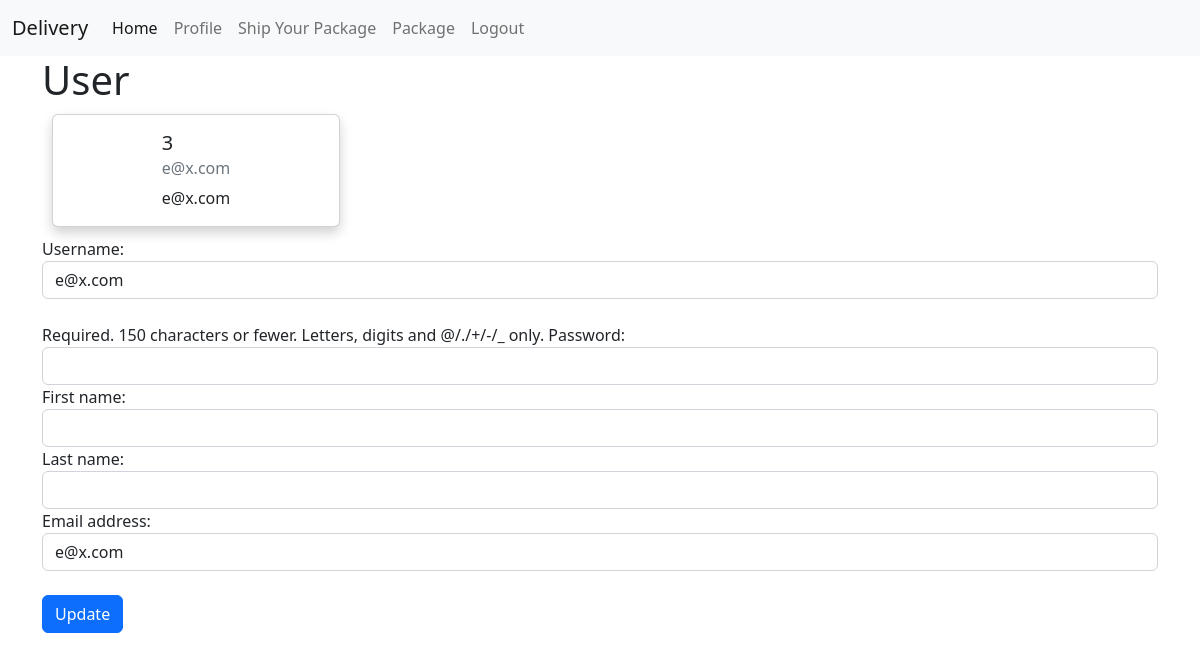
/user/3, run on an earlier commit of the app's database.
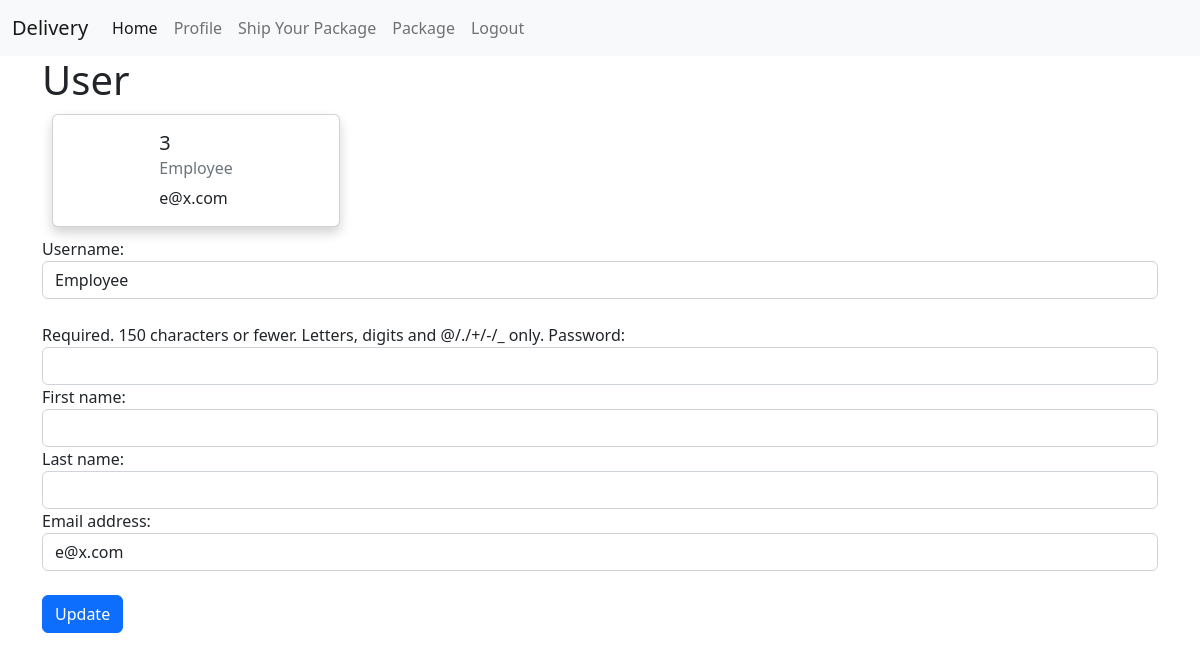
And on a later commit of the database.
### Delivery/models.py (models this page shows)
class User(AbstractUser):
    pass

### Delivery/views.py (the view)
# urls.py: path("user/<int:id>", views.user, name="user"),
def user(request, id):
    user = User.objects.get(pk=id)
    form = UserForm(request.POST or None, instance=user)
    if form.is_valid():
        form.save()
        messages.success(request, 'User updated successfully')
        return HttpResponseRedirect(reverse("user", args=(user.id,)))
    return render(request, 'Delivery/user.html', {
        "user": user,
        "form": UserForm(instance=user)
    })

### Delivery/views.py
class UserForm(forms.ModelForm):
    class Meta:
        model = User
        fields = ['username', 'password', 'first_name', 'last_name', 'email']
        widgets = {
            'username': forms.TextInput(attrs={'class': 'form-control'}),
            'password': forms.PasswordInput(attrs={'class': 'form-control'}),
            'first_name': forms.TextInput(attrs={'class': 'form-control'}),
            'last_name': forms.TextInput(attrs={'class': 'form-control'}),
            'email': forms.TextInput(attrs={'class': 'form-control'}),
        }

### Delivery/templates/Delivery/user.html (shortened to what this page needs)
{% extends "Delivery/index.html" %}
{% block body %}
<div class="container">
    <div>
        <h1>User</h1>
    </div>
    {% if request.user.is_staff %}
        <div class="card" style="width: 18rem; margin: 10px;">
            <div class="card-body">
                <h5 class="card-title">{{user.id}}</h5>
                <h6 class="card-subtitle mb-2 text-muted">{{user.username}}</h6>
                <p class="card-text">{{user.email}}</p>
            </div>
            <button style="margin-bottom: 10px;" class="btn btn-primary" onclick="collapseUser()">Edit</button>
            <button class="btn btn-danger" onclick="deleteUser('{{user.id}}')">Delete</button>
            <form id="form-collapse" action="" method="post" style="display: none;">
                {% csrf_token %}
                {{form}}
                <br>
                <button name="edit" type="submit" class="btn btn-primary">Update</button>
            </form>
        </div>
    {% else %}
        <div class="card" style="width: 18rem; margin: 10px;">
            <div class="card-body">
                <h5 class="card-title
                ">{{user.id}}</h5>
                <h6 class="card-subtitle mb-2 text-muted">{{user.username}}</h6>
                <p class="card-text">{{user.email}}</p>
            </div>
        </div>
        <form action="" method="post">
            {{form}}
            <br>
            <button name="edit" type="submit" class="btn btn-primary">Update</button>
        </form>
    {% endif %}
{% endblock %}

What changed in the data, as far as the page shows it:
changed User "e@x.com": username "e@x.com" → "Employee"
